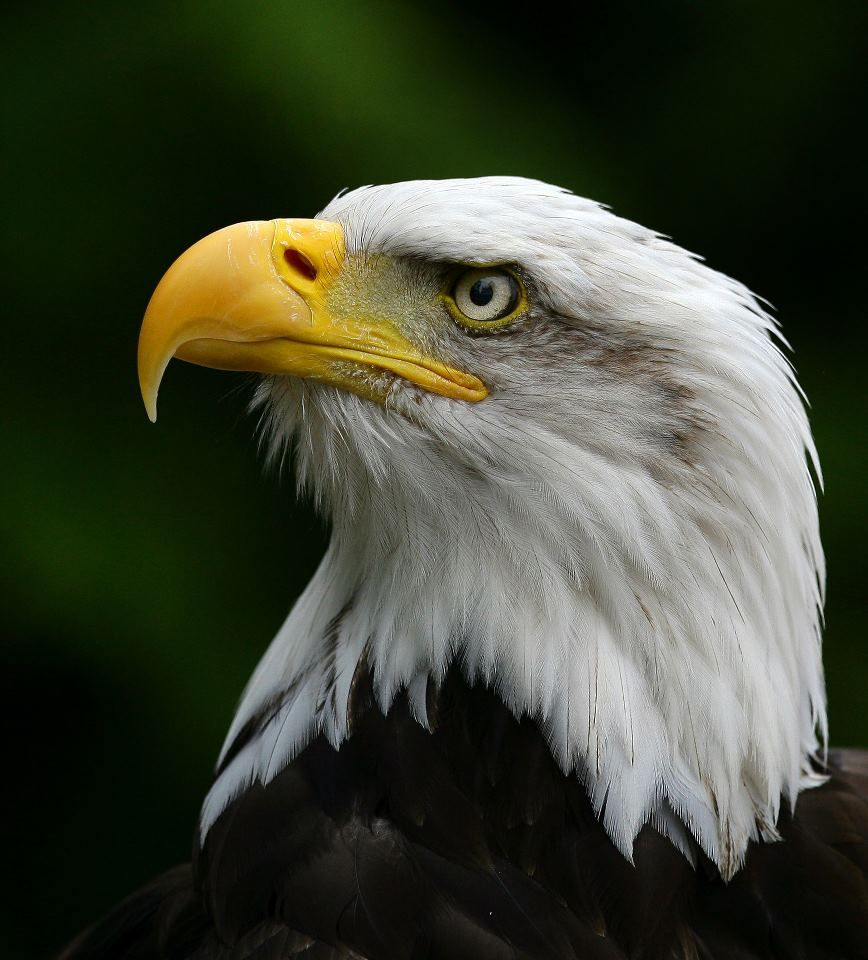
#> input picture data and model preparation/test Images/eagle.jpg, 868 x 960 px, found by its file name
$ jupyter execute 'c. making pipeline.ipynb'   (shell and % lines are left out)
#> lines starting #> are read from the running program, lines starting #| are printed output that depends on the picture
[cell 1]
import numpy as np
import pandas as pd
import scipy
import sklearn
from sklearn.pipeline import make_pipeline
import os

#sklearn
import skimage
import skimage.color
import skimage.transform
import skimage.feature
import skimage.io

[cell 2]
from sklearn.base import BaseEstimator, TransformerMixin

class rgb2gray_transform(BaseEstimator, TransformerMixin):
    import skimage.color
    def __init__(self):
        pass

    def fit(self,X,y=None):
        return self

    def transform(self, X,y=None):
        return np.array([skimage.color.rgb2gray(x) for x in X])

    class hogtransformer(BaseEstimator,TransformerMixin):
        import skimage.feature
        # [18 lines left out: function __init__, not called in this run]

[cell 3]
import matplotlib.pyplot as plt

[cell 4]
#pipeline
image = skimage.io.imread('eagle.jpg')
#> image is the input picture: shape (960, 868, 3); mean R, G, B 64, 68.6, 52.3
#transform image into 80x80
image_resize = skimage.transform.resize(image,(80,80))
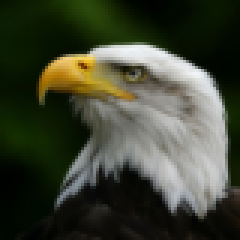
#> image_resize: shape (80, 80, 3) float64 (shown 3 times larger); mean R, G, B 0.251, 0.269, 0.205
image_scale = 255*image_resize
image_transform = image_scale.astype(np.uint8)
#rgb to gray
gray = skimage.color.rgb2gray(image_transform)
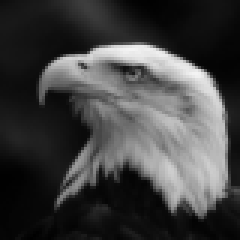
#> gray: shape (80, 80) float64 (shown 3 times larger); min 0.00281, max 0.957, mean 0.259
#hog feature
feature_vector = skimage.feature.hog(gray,
                                     orientations=10,
                                     pixels_per_cell=(8,8),cells_per_block=(2,2))
#> feature_vector = 3240 values, max 0.637 at index 265, min 0 at index 6, mean 0.106

[cell 5]
feature_vector
#> Out has the same summary as feature_vector

[cell 6]
#Load the model
import pickle
model = pickle.load(open('pickle files/dsa_image_classification_sgd.pickle','rb'))
#> (reads data and model preparation/pickle files/dsa_image_classification_sgd.pickle from the repository)
scaler = pickle.load(open('pickle files/dsa_scaler.pickle','rb'))
#> (reads data and model preparation/pickle files/dsa_scaler.pickle from the repository)

[cell 7]
model.get_params()

[cell 8]
feature_vector.shape
#> Out = (3240,)

[cell 9]
scalex = scaler.transform(feature_vector.reshape(1,-1))
result = model.predict(scalex)

[cell 10]
result

[cell 11]
# calculating the probablity
decision_value = model.decision_function(scalex)

[cell 12]
decision_value

[cell 13]
model.classes_

[cell 14]
decision_value.shape
#> Out = (1, 20)

[cell 15]
labels = model.classes_

[cell 16]
decision_value = decision_value.flatten()
#> decision_value = 20 values, max -3.71 at index 7, min -331.1 at index 19, mean -166.2

[cell 17]
plt.barh(labels,decision_value)
plt.grid()
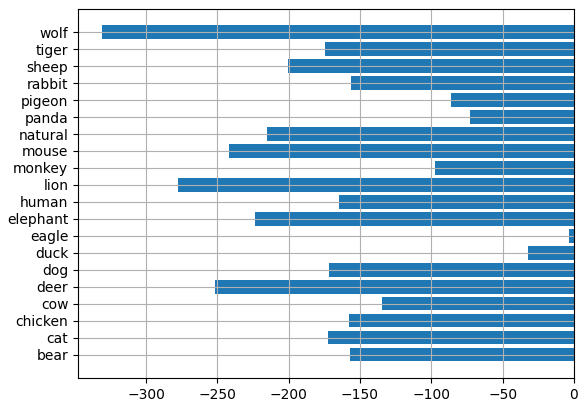
#> figure drawn by matplotlib, 1 panel

[cell 18]
# calculate z score
z = scipy.stats.zscore(decision_value)
#> z = 20 values, max 2.05 at index 7, min -2.09 at index 19, mean -1.55e-16
prob_value = scipy.special.softmax(z)
#> prob_value = 20 values, max 0.236 at index 7, min 0.00377 at index 19, mean 0.05
prob_value
#> Out has the same summary as prob_value

[cell 19]
plt.barh(labels,prob_value)
plt.grid()
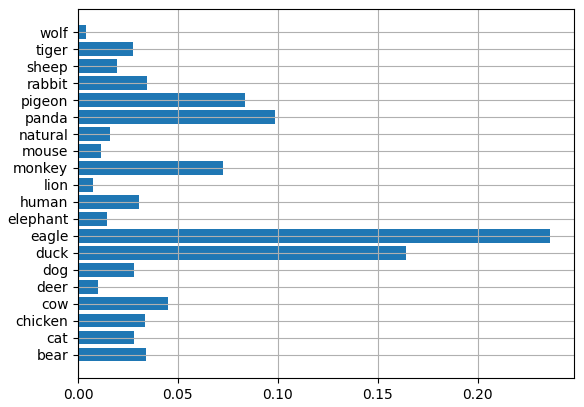
#> figure drawn by matplotlib, 1 panel

[cell 20]
#top five probab;ity values
top_5_prob_ind = prob_value.argsort()[::-1][:5]
#> top_5_prob_ind = [7, 6, 14, 15, 11]

[cell 21]
top_5_prob_ind
#> Out = [7, 6, 14, 15, 11]

[cell 22]
top_labels = labels[top_5_prob_ind]
top_prob = prob_value[top_5_prob_ind]
#> top_prob = [0.236, 0.164, 0.0985, 0.0834, 0.0725]

[cell 23]
top_prob,top_labels

[cell 24]
top_dict = dict()
for key,val in zip(top_labels,top_prob):
    top_dict.update({key:np.round(val,2)})
#> this loop made 5 passes
#> (key, val) on passes 1 to 5: ('eagle', 0.236), ('duck', 0.164), ('panda', 0.0985), ('pigeon', 0.0834), ('monkey', 0.0725)
#> after the loop, top_dict = {'eagle': 0.24, 'duck': 0.16, 'panda': 0.1, 'pigeon': 0.08, 'monkey': 0.07}

[cell 25]
top_dict
#> Out has the same summary as top_dict

[cell 26]
def pipeline_model(path,scaler_transform,model_sgd):
    #pipeline
#> called with path = 'eagle.jpg'
    image = skimage.io.imread(path)
    #transform image into 80x80
    image_resize = skimage.transform.resize(image,(80,80))
    image_scale = 255*image_resize
    image_transform = image_scale.astype(np.uint8)
    #rgb to gray
    gray = skimage.color.rgb2gray(image_transform)
    #hog feature
    feature_vector = skimage.feature.hog(gray,
                                     orientations=10,
                                     pixels_per_cell=(8,8),cells_per_block=(2,2))

    #Scaling
    scalex = scaler.transform(feature_vector.reshape(1,-1))
    result = model.predict(scalex)

    #decision function # confidence
    decision_value = model_sgd.decision_function(scalex).flatten()
    labels = model_sgd.classes_

    #probablity
    z = scipy.stats.zscore(decision_value)
    prob_value = scipy.special.softmax(z)
    prob_value

    #top 5
    top_5_prob_ind = prob_value.argsort()[::-1][:5]
#> top_5_prob_ind = [7, 6, 14, 15, 11]
    top_labels = labels[top_5_prob_ind]
    top_prob = prob_value[top_5_prob_ind]
#> top_prob = [0.236, 0.164, 0.0985, 0.0834, 0.0725]
    #put in dictornary
    top_dict = dict()
    for key,val in zip(top_labels,top_prob):
        top_dict.update({key:np.round(val,2)})


    return top_dict

[cell 27]
res = pipeline_model('eagle.jpg',scaler,model)
#> res has the same summary as top_dict
res
#> Out has the same summary as top_dict
